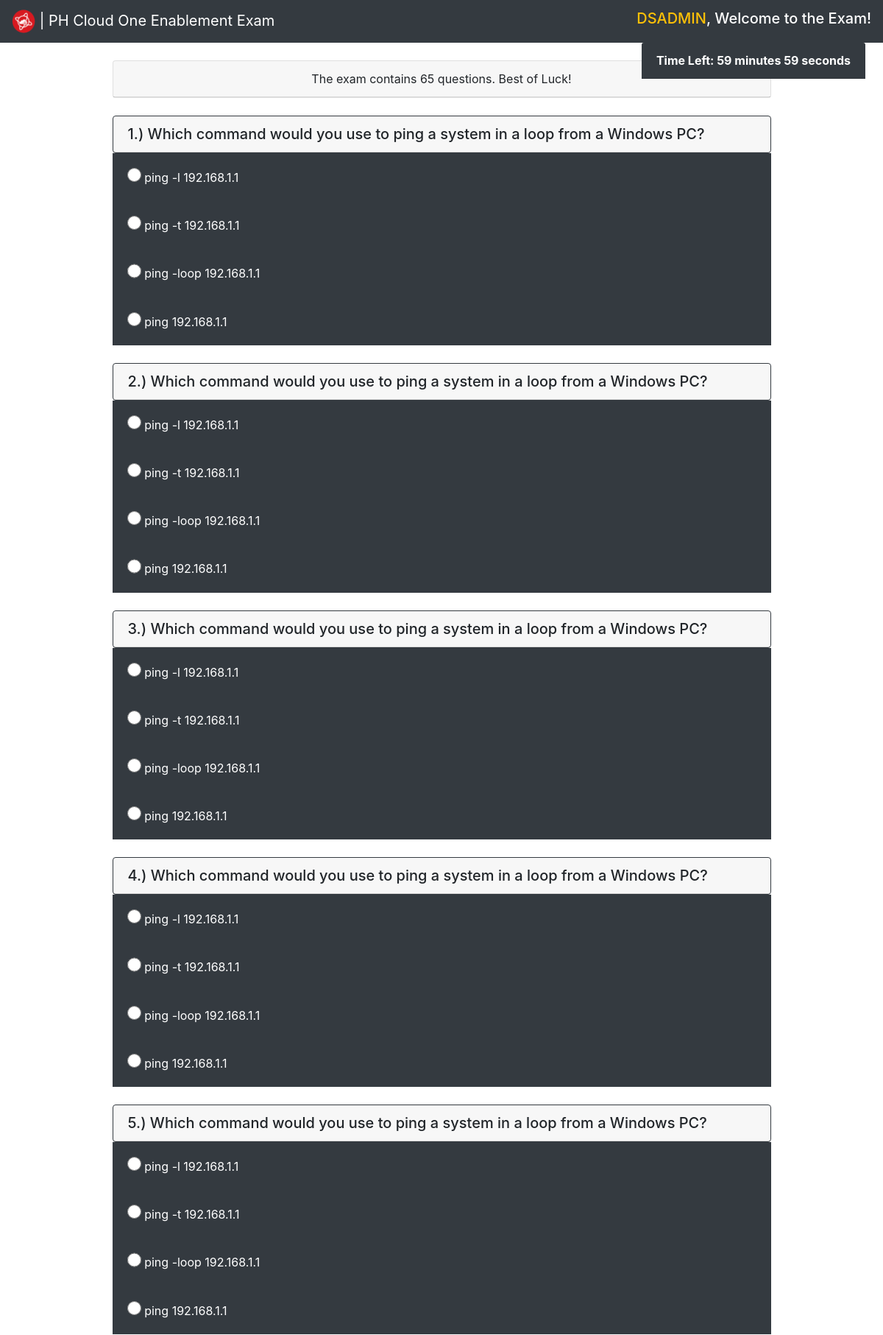
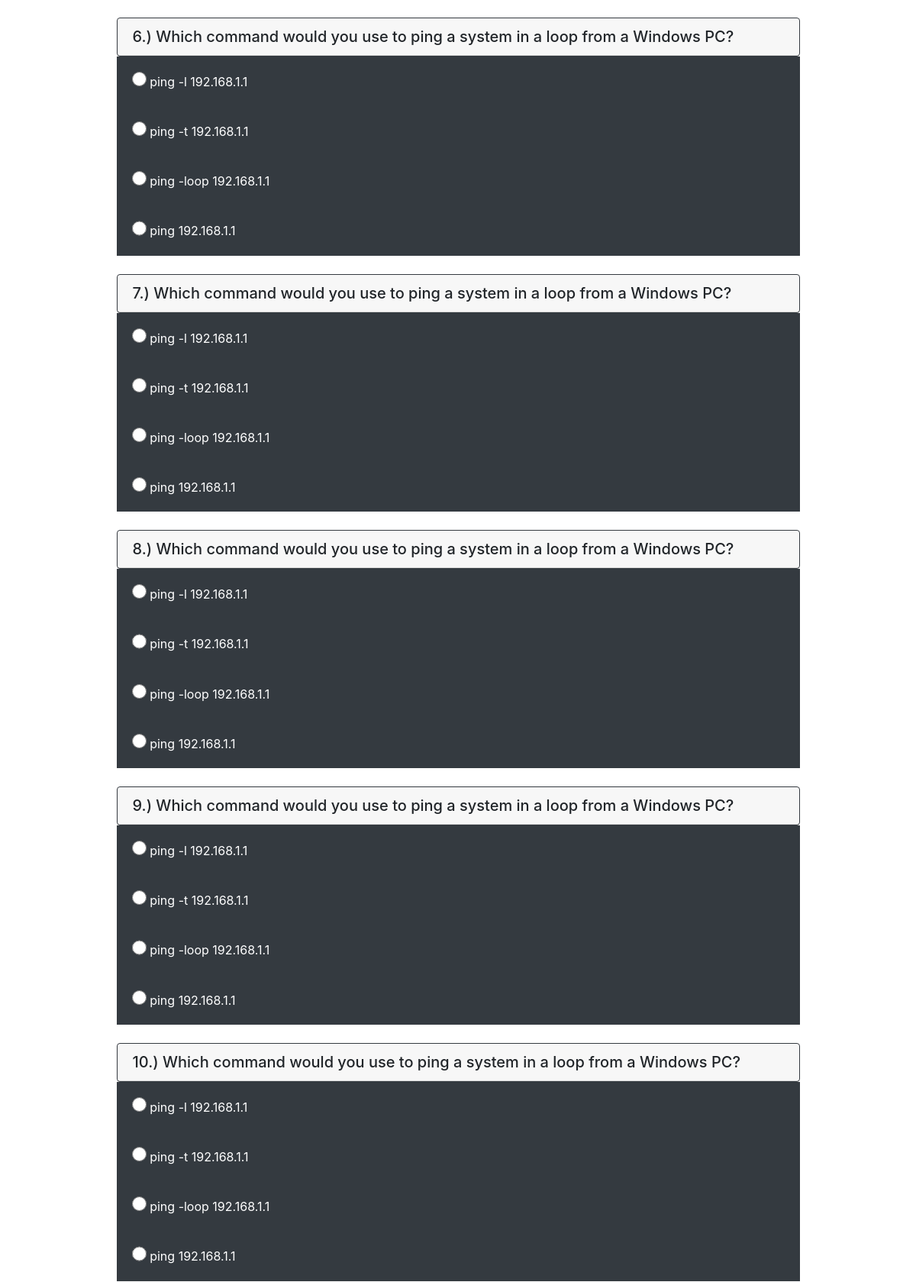
The app's page /exam.php (signed in, upper part) with its own data (2 pictures, top to bottom).
### tables this page shows
CREATE TABLE `questions` (
  `q_id` int(100) NOT NULL AUTO_INCREMENT,
  `question` varchar(10000) NOT NULL,
  `ans` int(100) NOT NULL,
  `cat_id` int(11) NOT NULL,
  `fin` int(11) NOT NULL,
  PRIMARY KEY (`q_id`)
);

CREATE TABLE `answers` (
  `a_id` int(100) NOT NULL AUTO_INCREMENT,
  `ans` varchar(10000) NOT NULL,
  `ans_id` int(100) NOT NULL,
  PRIMARY KEY (`a_id`)
);

### exam.php (the view, shortened to what this page needs)
<?php
include('connect.php');
   ?>
<!DOCTYPE html>
<html>
   <head>
      <link rel="stylesheet" href="https://maxcdn.bootstrapcdn.com/bootstrap/4.0.0/css/bootstrap.min.css">
      <link rel="stylesheet" type="text/css" href="style.css">
      <link rel="stylesheet" type="text/css" href="https://maxcdn.bootstrapcdn.com/font-awesome/4.7.0/css/font-awesome.min.css">
      <link rel="stylesheet" type="text/css" href="
         https://cdnjs.cloudflare.com/ajax/libs/font-awesome/4.7.0/css/font-awesome.css">
   </head>
   <body>
      <nav class="navbar navbar-expand-lg navbar-dark bg-dark">
                <a class="navbar-brand" href="index.php" >
                        <img src="img/ds-logo.png" height="32" width="32" class="d-inline-block align-top" alt="">
                        | PH Cloud One Enablement Exam
                </a>
                 <div class="collapse navbar-collapse" id="navbarNavAltMarkup">
                  <div class="navbar-nav ml-auto">
                    <h5 style = "color:white;"><a href="#" class="text-uppercase text-warning"> <?php echo $_SESSION['username']; ?></a>,&nbsp;Welcome to the Exam!</h5>
                  </div>
                </div>
        </nav>
      <div>
        <div class="card-header bg-dark text-white text-center" style="font-weight: bold; position: fixed; right:2%; z-index: 1;" id="quiz-time-left"></div>
          <div class="container">
            <br>
            <div class="col-lg-10 d-block m-auto quizsetting ">
               <div class="card">
                  <p class="card-header text-center" > The exam contains 65 questions. Best of Luck!</p>
               </div>
               <form action="checked.php" name = "form" id = "form" method="post">
                 <?php
                 for($i=1 ; $i <= 65 ; $i++){
                  if ($i <= 10){
                      $q = "select * from questions where cat_id = 1 AND fin = 0 ORDER BY RAND() LIMIT 1";
                  }
                  else if ($i >10 && $i <=20){
                      $q = "select * from questions where cat_id = 2 AND fin = 0 ORDER BY RAND() LIMIT 1";
                  }
                  else if ($i >20 && $i <=30){
                      $q = "select * from questions where cat_id = 3 AND fin = 0 ORDER BY RAND() LIMIT 1";
                  }
                  else if ($i >30 && $i <=40){
                      $q = "select * from questions where cat_id = 4 AND fin = 0 ORDER BY RAND() LIMIT 1";
                  }
                  else if ($i >40 && $i <=45){
                      $q = "select * from questions where cat_id = 5 AND fin = 0 ORDER BY RAND() LIMIT 1";
                  }
                  else if ($i >45 && $i <=50){
                      $q = "select * from questions where cat_id = 6 AND fin = 0 ORDER BY RAND() LIMIT 1";
                  }
                  else if ($i >50 && $i <=55){
                      $q = "select * from questions where cat_id = 7 AND fin = 0 ORDER BY RAND() LIMIT 1";
                  }
                  else if ($i >55 && $i <=60){
                      $q = "select * from questions where cat_id = 8 AND fin = 0 ORDER BY RAND() LIMIT 1";
                  }
                  else if ($i >60 && $i <=65){
                      $q = "select * from questions where cat_id = 9 AND fin = 0 ORDER BY RAND() LIMIT 1";
                  }
                 $query = mysqli_query($con, $q);
                 if ($rowsq = mysqli_fetch_array($query)){
                  $questionID = $rowsq['q_id'];
                 ?>
                 <br>
                 <div class = "card border border-dark">
                     <h5 class = "card-header text-justify"> <?php echo $i;?>.) <?php echo $rowsq['question'] ?> </h5>
                     </div>
                     <div>
                     <?php
                        $a = "select * from answers where ans_id = $questionID ORDER BY RAND()";
                        $query = mysqli_query($con, $a);
                        if ($i <= 60){
                        while ($rowsa = mysqli_fetch_array($query)){
                     ?>
                     <div class ="card-body bg-dark text-white">
                        <input type = "radio" class = "big" name="quizcheck[<?php echo $rowsq['q_id'] ;?>]" value="<?php echo $rowsa['a_id'] ; ?>"> <?php echo $rowsa['ans'] ; ?> <?php  ?>
                     </div>
                  <?php
               }
            }
                  $updatequery = "UPDATE questions SET fin = 1 WHERE q_id = $questionID";
                  mysqli_query($con, $updatequery);
         }
         }
               ?>
                  </div>
                  <br>
               </form>
        </div>
      </div>
   </body>
</html>

### style.css (style rules this page uses)
.quizsetting { height: 1400px; }

### exam.php (style rules this page uses)
body { -webkit-touch-callout: none; -webkit-user-select: none; -khtml-user-select: none; -moz-user-select: none; -ms-user-select: none; user-select: none; }
.big { width:1.2em; height:1.2em; }

### records on screen
questions: question "Which command would you use to ping a system in a loop from a Windows PC?"
answers: ans "ping -l 192.168.1.1"
answers: ans "ping -t 192.168.1.1"
answers: ans "ping -loop 192.168.1.1"
answers: ans "ping 192.168.1.1"

### other values on screen
$_SESSION['username'] "DSADMIN"
